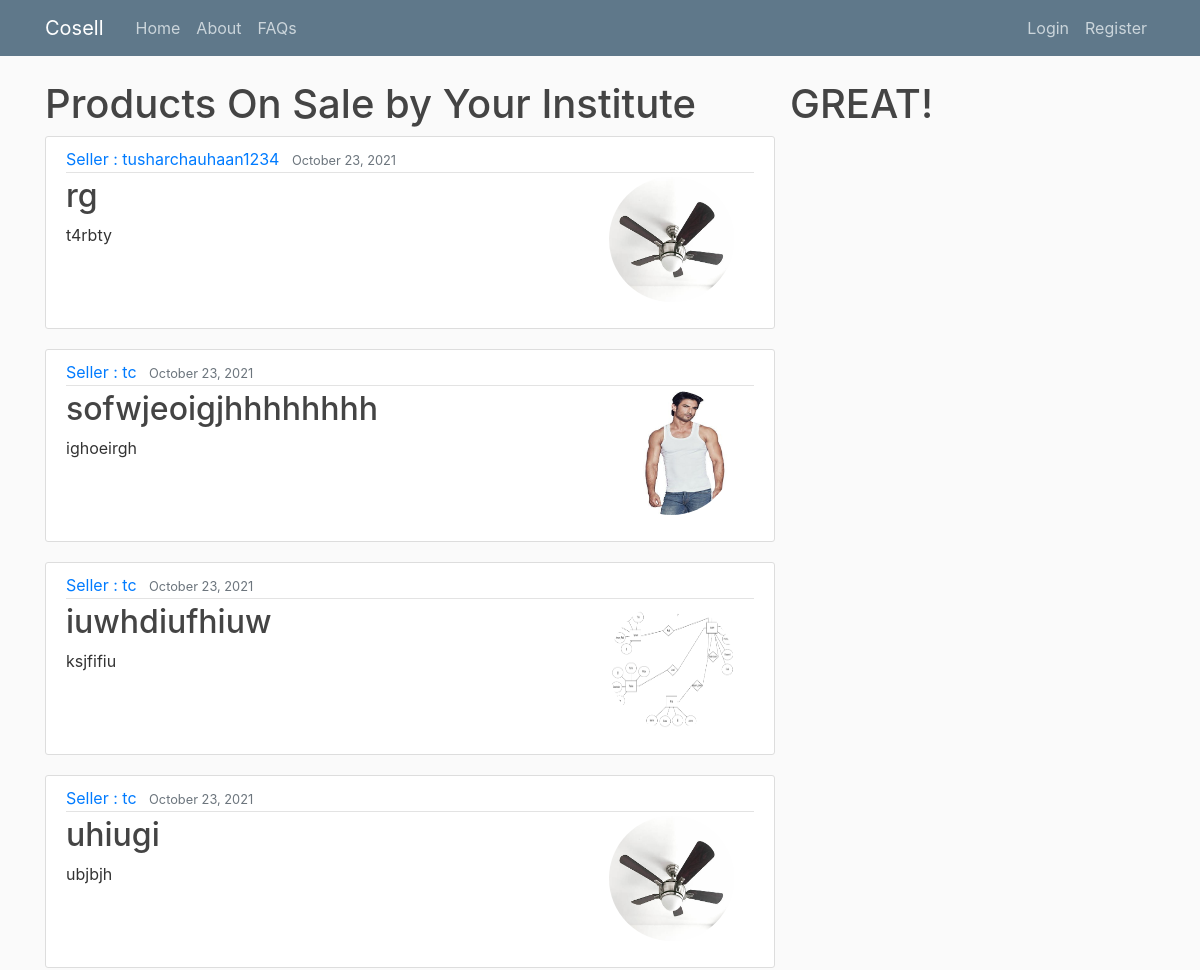
/user/tc/ (upper part), run on an earlier commit of the app's database.
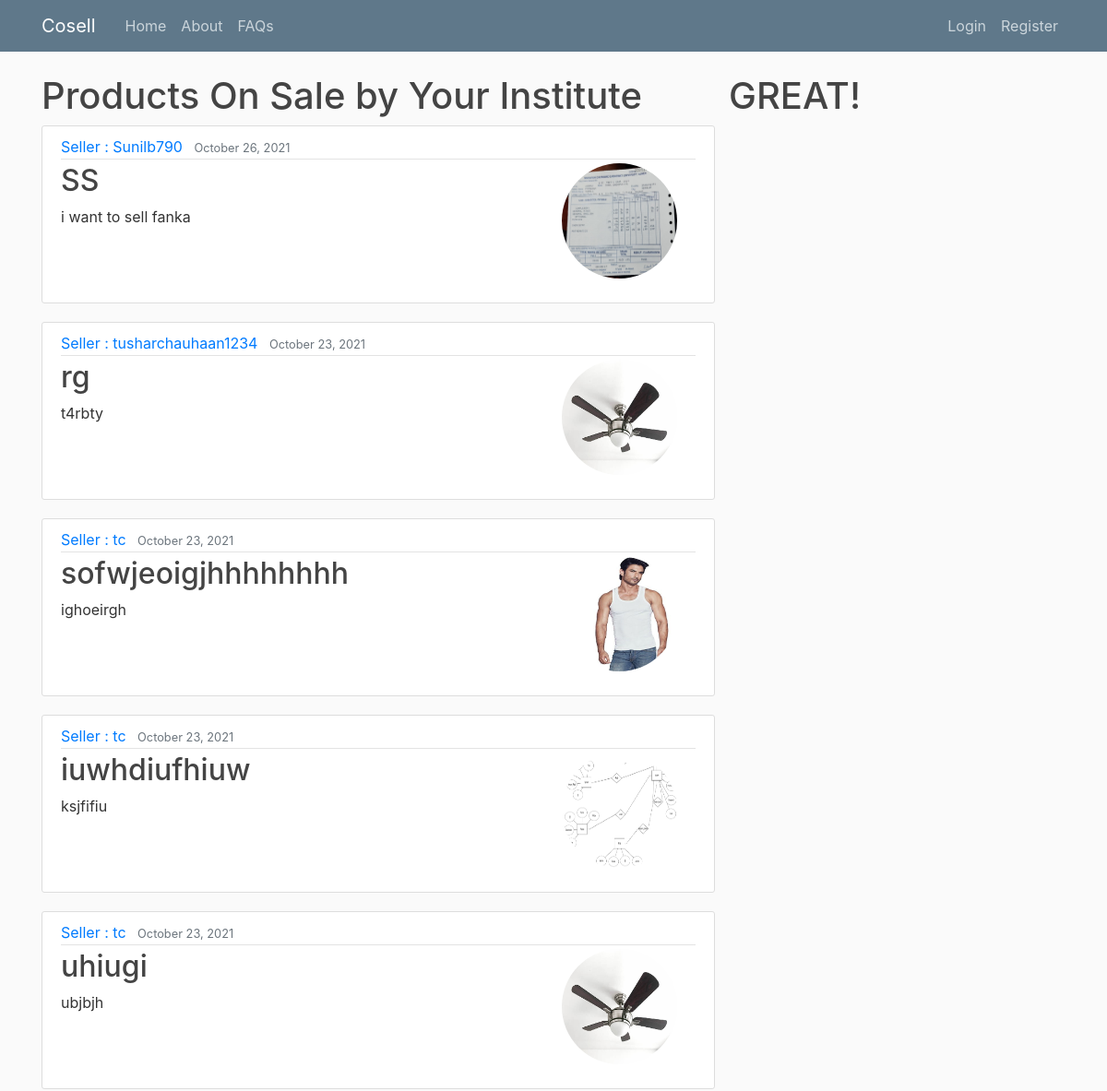
And on a later commit of the database.
### CosellApp/models.py (models this page shows, shortened)
class Product(models.Model):
    Id = models.AutoField(primary_key=True)
    Name = models.CharField(max_length=100)
    Description = models.TextField(blank=False)  # Description is must
    Price = models.PositiveIntegerField()
    DateTime = models.DateTimeField(default=timezone.now)
    SellerInfo = models.ForeignKey(Student, on_delete=models.CASCADE)
    Photo = models.ImageField(
        default='Balti.jpg', upload_to='ProductImages')
    payment = models.ForeignKey(Payment, null=True, on_delete=models.CASCADE)

class Student(models.Model):
    user = models.ForeignKey(User, on_delete=models.CASCADE)
    Premium = models.BooleanField(default=False)
    MobileNumber = models.CharField(max_length=10)
    class college_list(models.Model):
        COLLEGE_CHOICES = [
            ('IIITV', 'Indian Institute of Information Technology Vadodara (Gandhinagar Campus)'),
            ('IITB', 'Indian Institute of Technology Bombay'),
            ('IIITL', 'Indian Institute of Information Technology Lucknow'),
            ('IITK', 'Indian Institute of Technology Kanpur'),
            ('GEC', 'Government Engineering College,Gandhinagar'),
        ]
    college = models.CharField(
        max_length=5, choices=college_list.COLLEGE_CHOICES)

### CosellApp/views.py (the view)
# urls.py: path('user/<str:username>/', UserPostListView.as_view(),
class UserPostListView(ListView):
    model = Product
    template_name = '../templates/user_college_product.html'
    context_object_name = 'products'
    def get_queryset(self):
        user1 = get_object_or_404(User, username=self.kwargs.get('username'))
        return Product.objects.filter(SellerInfo__college=Student.objects.filter(user=user1).first().college).order_by('-DateTime')

### templates/user_college_product.html
{% extends "base.html" %}
{% block content %}
<h1>Products On Sale by Your Institute</h1>
    {% for product in products %}
        <article class="media content-section">
          <div class="media-body">
            <div class="article-metadata">
              <a class="mr-2" href="{%url 'user-college-products' product.SellerInfo.user.username %}">Seller : {{ product.SellerInfo.user.username }}</a>
              <small class="text-muted">{{ product.DateTime|date:"F d, Y" }}</small>
            </div>
            <div>
              <img style="float: right" class="rounded-circle account-img" src="{{ product.Photo.url }}">
              <h2 ><a class="article-title" href="{% url 'product-detail' product.pk %}">{{ product.Name}}</a></h2>
              <p class="article-content">{{ product.Description }}</p>
            </div>
          </div>
        </article>
    {% endfor %}
{% endblock content %}

What changed in the data, as far as the page shows it:
added Product: SellerInfo.user.username "Sunilb790", DateTime "October 26, 2021", Photo (picture), Name "SS", Description "i want to sell fanka"
